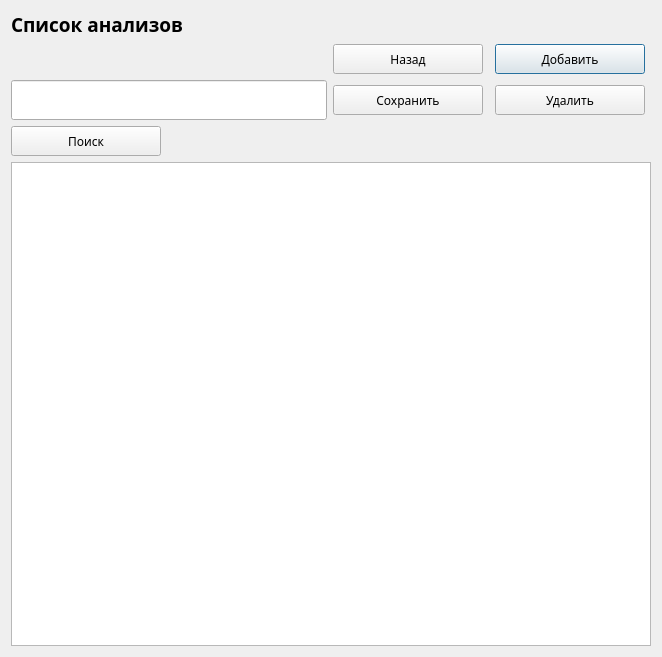
<?xml version="1.0" encoding="UTF-8"?>
<ui version="4.0">
 <class>analysislist</class>
 <widget class="QDialog" name="analysislist">
  <property name="geometry">
   <rect>
    <x>0</x>
    <y>0</y>
    <width>658</width>
    <height>657</height>
   </rect>
  </property>
  <property name="font">
   <font>
    <family>Gargi</family>
   </font>
  </property>
  <property name="windowTitle">
   <string>Список анализов</string>
  </property>
  <layout class="QGridLayout" name="gridLayout">
   <item row="2" column="3">
    <widget class="QPushButton" name="btnAdd">
     <property name="minimumSize">
      <size>
       <width>150</width>
       <height>30</height>
      </size>
     </property>
     <property name="maximumSize">
      <size>
       <width>150</width>
       <height>30</height>
      </size>
     </property>
     <property name="text">
      <string>Добавить</string>
     </property>
    </widget>
   </item>
   <item row="3" column="0">
    <widget class="QLineEdit" name="leSearchAnalysis">
     <property name="minimumSize">
      <size>
       <width>0</width>
       <height>40</height>
      </size>
     </property>
     <property name="maximumSize">
      <size>
       <width>400</width>
       <height>16777215</height>
      </size>
     </property>
     <property name="alignment">
      <set>Qt::AlignLeading|Qt::AlignLeft|Qt::AlignTop</set>
     </property>
    </widget>
   </item>
   <item row="2" column="1">
    <widget class="QPushButton" name="btnBack">
     <property name="minimumSize">
      <size>
       <width>150</width>
       <height>30</height>
      </size>
     </property>
     <property name="maximumSize">
      <size>
       <width>150</width>
       <height>30</height>
      </size>
     </property>
     <property name="text">
      <string>Назад</string>
     </property>
    </widget>
   </item>
   <item row="3" column="1">
    <widget class="QPushButton" name="btnSave">
     <property name="minimumSize">
      <size>
       <width>150</width>
       <height>30</height>
      </size>
     </property>
     <property name="maximumSize">
      <size>
       <width>150</width>
       <height>30</height>
      </size>
     </property>
     <property name="text">
      <string>Сохранить</string>
     </property>
    </widget>
   </item>
   <item row="4" column="0">
    <widget class="QPushButton" name="btnSearch">
     <property name="minimumSize">
      <size>
       <width>150</width>
       <height>30</height>
      </size>
     </property>
     <property name="maximumSize">
      <size>
       <width>150</width>
       <height>30</height>
      </size>
     </property>
     <property name="text">
      <string>Поиск</string>
     </property>
     <property name="default">
      <bool>false</bool>
     </property>
     <property name="flat">
      <bool>false</bool>
     </property>
    </widget>
   </item>
   <item row="5" column="0" colspan="5">
    <widget class="QTableWidget" name="twAnalysis">
     <property name="minimumSize">
      <size>
       <width>640</width>
       <height>0</height>
      </size>
     </property>
     <property name="maximumSize">
      <size>
       <width>640</width>
       <height>16777215</height>
      </size>
     </property>
    </widget>
   </item>
   <item row="1" column="0" colspan="2">
    <widget class="QLabel" name="lbSpecialization_15">
     <property name="minimumSize">
      <size>
       <width>100</width>
       <height>20</height>
      </size>
     </property>
     <property name="maximumSize">
      <size>
       <width>650</width>
       <height>40</height>
      </size>
     </property>
     <property name="font">
      <font>
       <family>Gargi</family>
       <pointsize>14</pointsize>
       <weight>75</weight>
       <bold>true</bold>
      </font>
     </property>
     <property name="text">
      <string>Список анализов</string>
     </property>
     <property name="alignment">
      <set>Qt::AlignLeading|Qt::AlignLeft|Qt::AlignVCenter</set>
     </property>
     <property name="margin">
      <number>10</number>
     </property>
    </widget>
   </item>
   <item row="3" column="3">
    <widget class="QPushButton" name="btnDel">
     <property name="minimumSize">
      <size>
       <width>150</width>
       <height>30</height>
      </size>
     </property>
     <property name="maximumSize">
      <size>
       <width>150</width>
       <height>30</height>
      </size>
     </property>
     <property name="text">
      <string>Удалить</string>
     </property>
    </widget>
   </item>
  </layout>
 </widget>
 <resources/>
 <connections/>
</ui>
